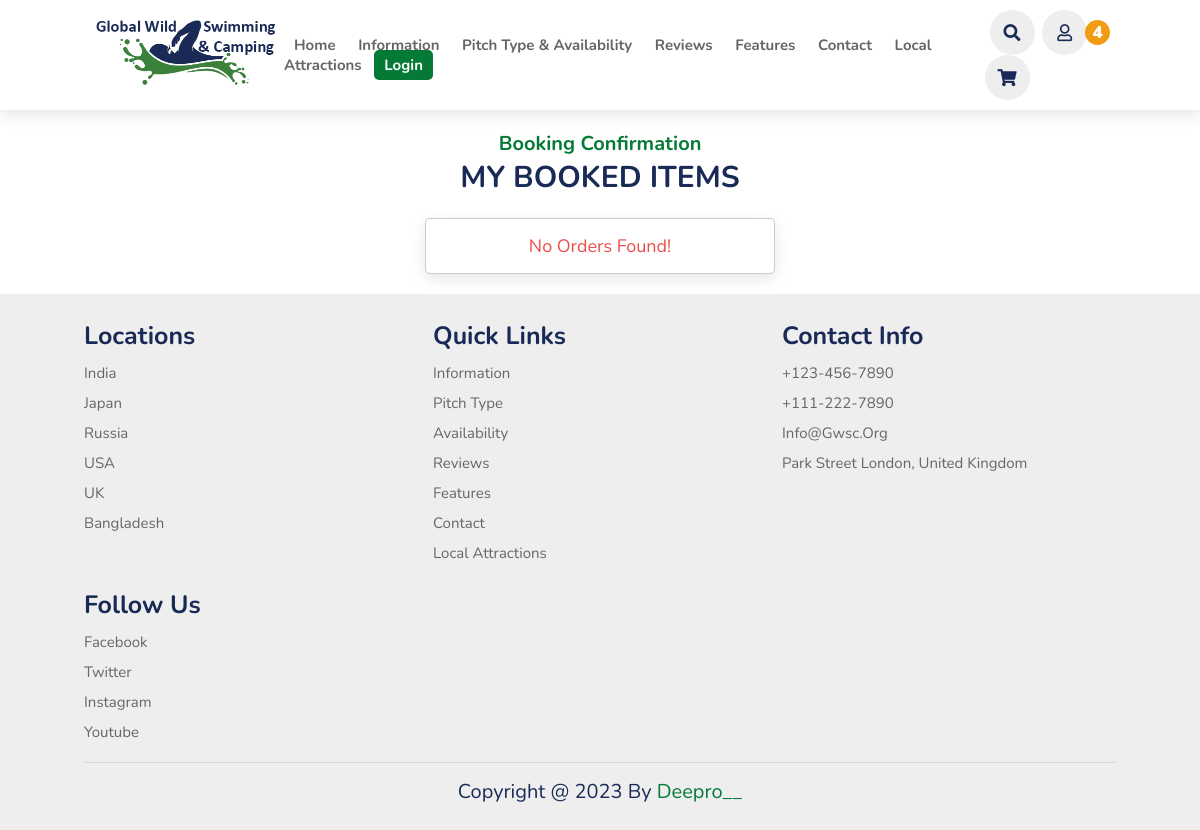
Before: /booked.php (signed in) with the older database file.
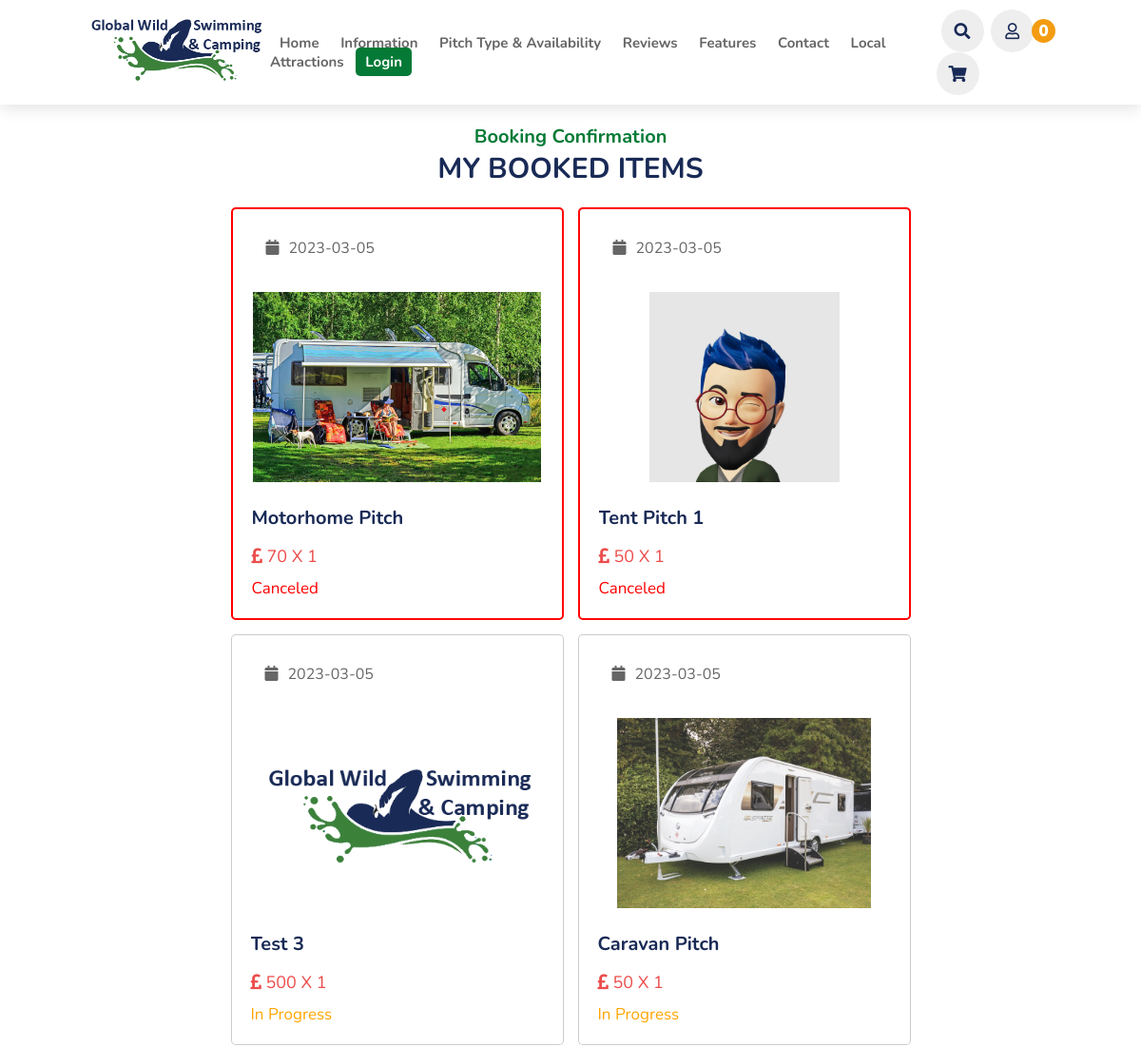
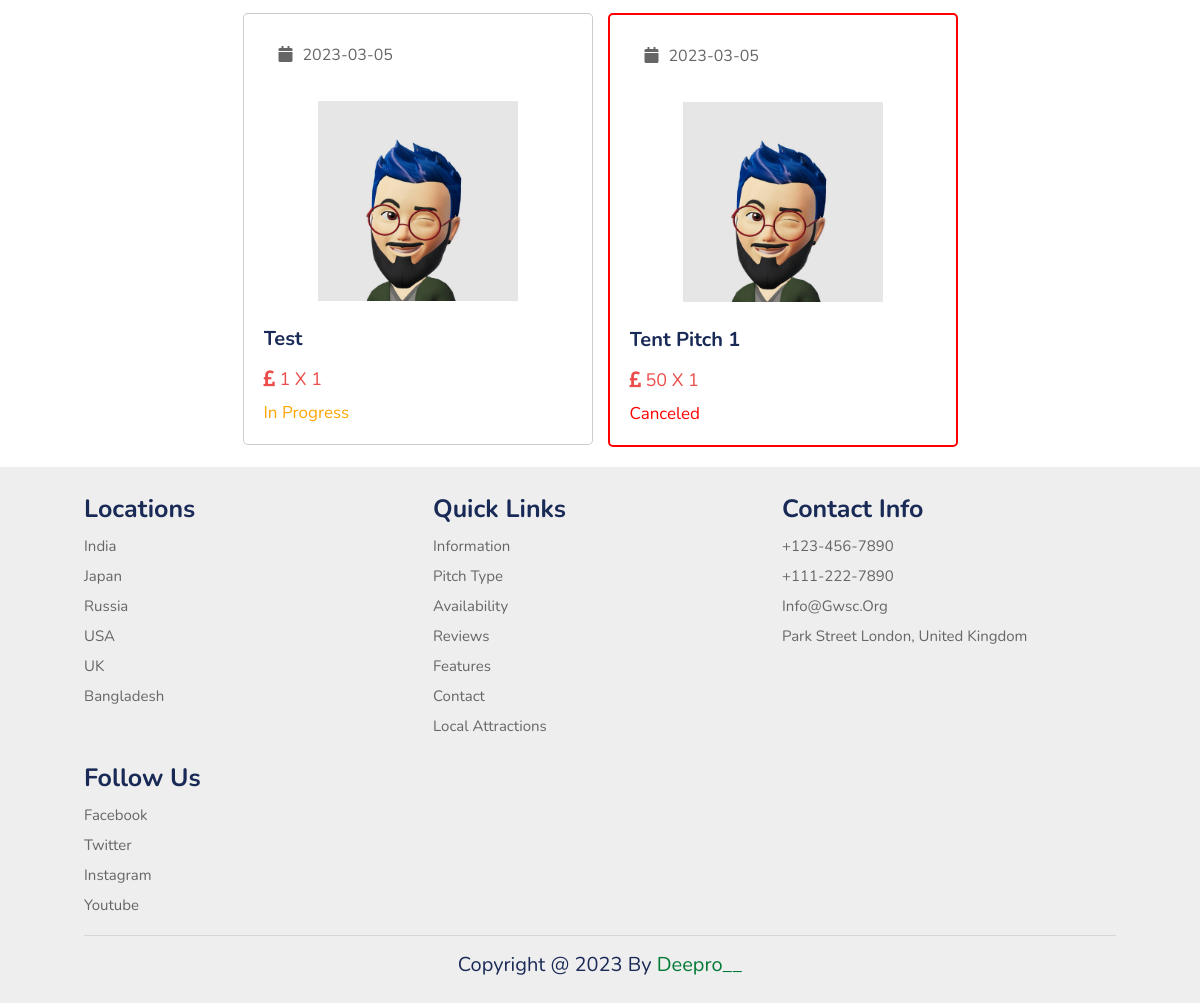
After: the same page with the newer database file (2 pictures, top to bottom).
### tables this page shows
CREATE TABLE `pitch` (
  `id` varchar(20) NOT NULL,
  `name` varchar(50) NOT NULL,
  `price` varchar(10) NOT NULL,
  `image` varchar(50) NOT NULL
);

CREATE TABLE `confirm_booking` (
  `id` varchar(20) NOT NULL,
  `user_id` varchar(20) NOT NULL,
  `name` varchar(50) NOT NULL,
  `number` varchar(10) NOT NULL,
  `email` varchar(50) NOT NULL,
  `address` varchar(200) NOT NULL,
  `address_type` varchar(10) NOT NULL,
  `method` varchar(50) NOT NULL,
  `pitch_id` varchar(20) NOT NULL,
  `price` varchar(10) NOT NULL,
  `qty` varchar(2) NOT NULL,
  `date` date NOT NULL DEFAULT current_timestamp(),
  `status` varchar(50) NOT NULL DEFAULT 'in progress'
);

### booked.php (the view, shortened to what this page needs)
<?php
include 'components/config.php';
if (isset($_COOKIE['user_id'])) {
    $user_id = $_COOKIE['user_id'];
} else {
    setcookie('user_id', create_unique_id(), time() + 60 * 60 * 24 * 30);
}
?>
<!DOCTYPE html>
<html lang="en">
<head>
    <link rel="stylesheet" href="https://cdn.jsdelivr.net/npm/swiper@8/swiper-bundle.min.css" />
    <link rel="stylesheet" href="https://cdnjs.cloudflare.com/ajax/libs/font-awesome/5.15.3/css/all.min.css" />
    <link rel="stylesheet" href="css/style.css">
</head>
<body>
    <?php include 'components/header.php'; ?>
    <section>
        <div class="booked">
            <h3 class="sub-heading">Booking Confirmation</h3>
            <h1 class="heading">my booked items</h1>
            <div class="box-container">
                <?php
                $select_orders = $conn->prepare("SELECT * FROM `confirm_booking` WHERE user_id = ? ORDER BY date DESC");
                $select_orders->execute([$user_id]);
                if ($select_orders->rowCount() > 0) {
                    while ($fetch_order = $select_orders->fetch(PDO::FETCH_ASSOC)) {
                        $select_pitch = $conn->prepare("SELECT * FROM `pitch` WHERE id = ?");
                        $select_pitch->execute([$fetch_order['pitch_id']]);
                        if ($select_pitch->rowCount() > 0) {
                            while ($fetch_pitch = $select_pitch->fetch(PDO::FETCH_ASSOC)) {
                ?>
                                <div class="box" <?php if ($fetch_order['status'] == 'canceled') {
                                                        echo 'style="border:.2rem solid red";';
                                                    }; ?>>
                                    <a href="view_booked_items.php?get_id=<?= $fetch_order['id']; ?>">
                                        <p class="date"><i class="fa fa-calendar"></i><span><?= $fetch_order['date']; ?></span></p>
                                        <img src="uploaded_files_pitch/<?= $fetch_pitch['image']; ?>" class="image" alt="">
                                        <h3 class="name"><?= $fetch_pitch['name']; ?></h3>
                                        <p class="price"><i class="fas fa-pound-sign"></i> <?= $fetch_order['price']; ?> x <?= $fetch_order['qty']; ?></p>
                                        <p class="status" style="color:<?php if ($fetch_order['status'] == 'delivered') {
                                                                            echo 'green';
                                                                        } elseif ($fetch_order['status'] == 'canceled') {
                                                                            echo 'red';
                                                                        } else {
                                                                            echo 'orange';
                                                                        }; ?>"><?= $fetch_order['status']; ?></p>
                                    </a>
                                </div>
                <?php
                            }
                        }
                    }
                } else {
                    echo '<p class="empty">no orders found!</p>';
                }
                ?>
            </div>
        </div>
    </section>
    <?php include 'components/footer.php'; ?>
</body>
</html>

### components/header.php (shortened to what this page needs)
<header>
    <a href="#" class="logo"><img src="images/logo.png" alt=""></a>
    <nav class="navbar">
        <a href="index.php">home</a>
        <a href="information.php">information</a>
        <a href="pitch.php">pitch type & availability</a>
        <a href="review.php">reviews</a>
        <a href="feature.php">features</a>
        <a href="contact.php">contact</a>
        <a href="localattractions.php">local attractions</a>
        <a class="active" href="login.php">Login</a>
    </nav>
    <div class="icons">
        <i class="fas fa-search" id="search-icons"></i>
        <?php
        if ($user_id != '') {
        ?>
            <div id="user-btn" class="far fa-user"></div>
            <?php
            $count_cart_items = $conn->prepare("SELECT * FROM `booking` WHERE user_id = ?");
            $count_cart_items->execute([$user_id]);
            $total_cart_items = $count_cart_items->rowCount();
            ?>
            <a href="booking_cart.php" class="fas fa-shopping-cart"><span><?= $total_cart_items; ?></span></a>
        <?php }; ?>
    </div>
</header>

Changed rows visible on the page:
added confirm_booking: date "2023-03-05", price "70", qty "1", status "Canceled"
now on this page (row unchanged): pitch: image (picture), name "Motorhome Pitch"
added confirm_booking: date "2023-03-05", price "50", qty "1", status "Canceled"
now on this page (row unchanged): pitch: image (picture), name "Tent Pitch 1"
added confirm_booking: date "2023-03-05", price "500", qty "1", status "In Progress"
now on this page (row unchanged): pitch: image (picture), name "Test 3"
added confirm_booking: date "2023-03-05", price "50", qty "1", status "In Progress"
now on this page (row unchanged): pitch: image (picture), name "Caravan Pitch"
added confirm_booking: date "2023-03-05", price "1", qty "1", status "In Progress"
now on this page (row unchanged): pitch: image (picture), name "Test"
added confirm_booking: date "2023-03-05", price "50", qty "1", status "Canceled"
Other visible differences:
$total_cart_items: "4" → "0"
text no longer shown: "No Orders Found!"
